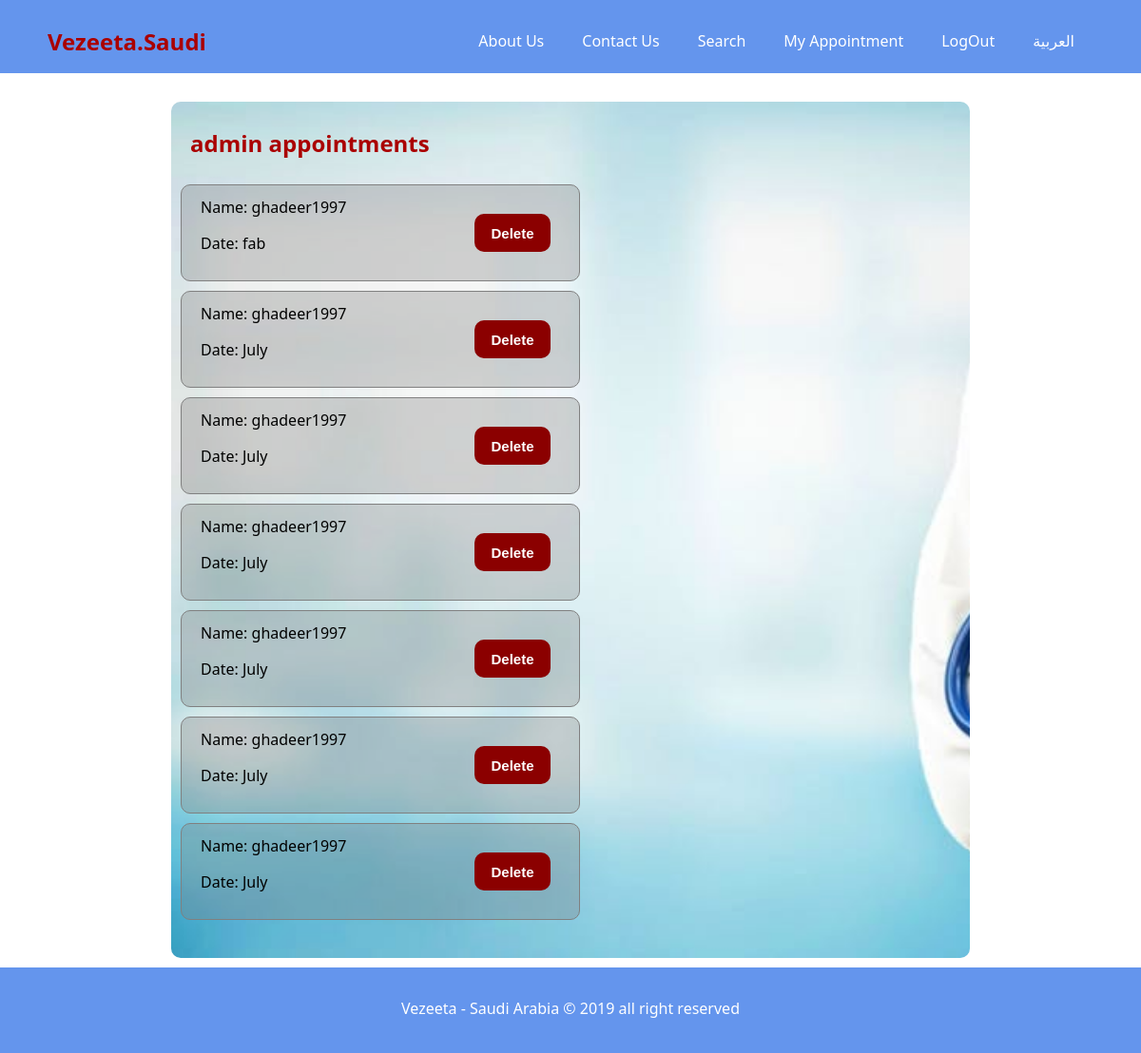
The page /userprofile/ghadeer1997 (signed in) on the database its author committed.
### Final_App/models.py (models this page shows, shortened)
class appointment(models.Model):
    username = models.CharField(max_length=100)
    date = models.CharField(max_length=100)

### Final_App/views.py (the view)
# urls.py: path('userprofile/<str:username>', views.Uprofile, name ='user'),
def Uprofile(request, username):
    appointment_user = appointment.objects.filter(username__icontains=username)
    data = {
        "appointment_user":appointment_user
    }
    return render(request, 'userprofile.html', data)

### template/userprofile.html (shortened to what this page needs)
{% extends 'base.html'%}
{% block body %}
<div class="container">
    <div class="signup_body">
        <div class="signup">
            {% if appointment_user%}
            <h2>{{user.username}} appointments</h2>
            {% for i in appointment_user %}
            <div class="appointment">
                <div class="data">
                    <p>Name: {{i.username}}</p>
                    <p>Date: {{i.date}}</p>
                </div>
                <button class="btndel"><a href="{% url 'delete-item' i.pk %}" id="pos">Delete</a></button>
            </div>
            {% endfor %}
            {% else %}
                        <h3></h3>
                    <div class="messages">
                              <h2>Sorry {{user.username}}. You don't have appointment</h2>
                    </div>
{% endif %}
        </div>
    </div>
</div>
{% endblock%}

### static/CSS/style.css (style rules this page uses)
* { padding: 0; margin: 0; box-sizing: border-box; }
body { font-family: 'Segoe UI', Tahoma, Geneva, Verdana, sans-serif; line-height: 1.7rem; }
a { text-decoration: none; color: white; }
h1,h2,h3 { padding-bottom: 20px; color : darkred; }
p { margin: 10px 0; }
.signup h2 { padding-left: 20px; padding-top: 30px; color: rgb(170, 0, 0); }
.signup, .signupmsg { width: 70%; margin: 30px auto; background-image: url('../img/doctors.jpg'); background-repeat: no-repeat ; background-size: cover ; border-radius: 10px; padding-bottom: 30px; margin-bottom: 100px; }
.appointment { overflow: hidden; border: 1px gray solid; border-radius: 10px; width: 50%; padding-left: 20px; margin: 10px ; background-color: rgba(128, 128, 128, 0.33) ; }
.data { float: left; }
.btndel { width: 80px; background-color: darkred ; border: none ; color: white ; height: 40px; border-radius: 10px; font-weight: bold ; font-size: 15px; margin: 30px; float: right; }

### rows shown on the page
appointment: username "ghadeer1997", date "fab"
appointment: username "ghadeer1997", date "July"
appointment: username "ghadeer1997", date "July"
appointment: username "ghadeer1997", date "July"
appointment: username "ghadeer1997", date "July"
appointment: username "ghadeer1997", date "July"
appointment: username "ghadeer1997", date "July"

### other values the page prints
{{ user.username }} "admin"
